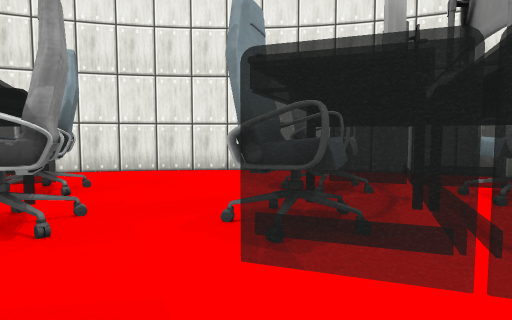
View 1 (above)

21 first-person views from a walk through a scene from a Unity 3-D project. The camera is 0.59 m above the floor, tilts 4° down and sees 75° across. The floor is counted in squares, 0.5 m on a side. Each view is taken from the middle of a square. On the plan, view 1 faces up. The plan holds only what a view shows up to about 14 squares ahead; the rest is blank. The place goes on beyond the plan. The player character is not drawn. Some surface patterns are stand-ins.

View 2
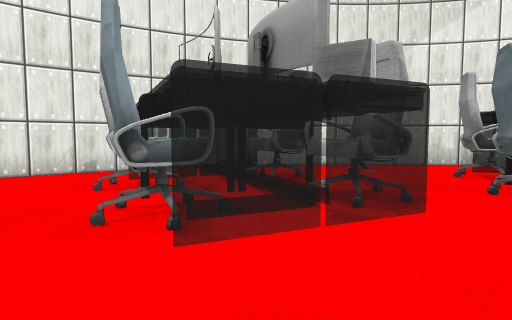

View 3
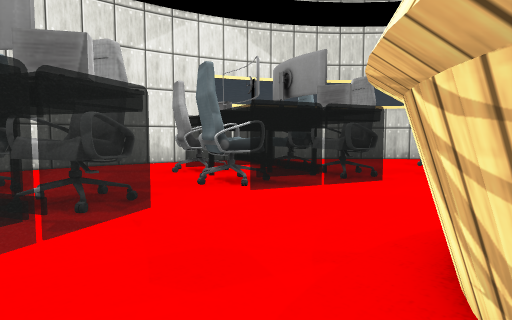

View 4
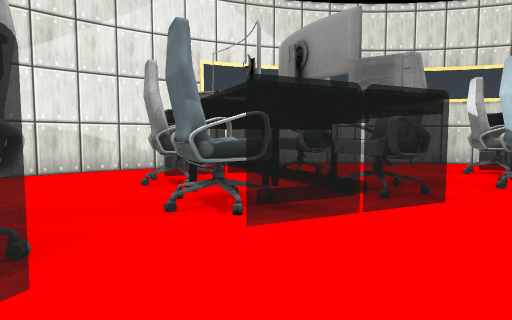

View 5
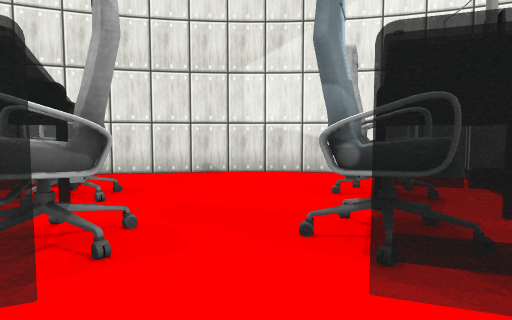

View 6
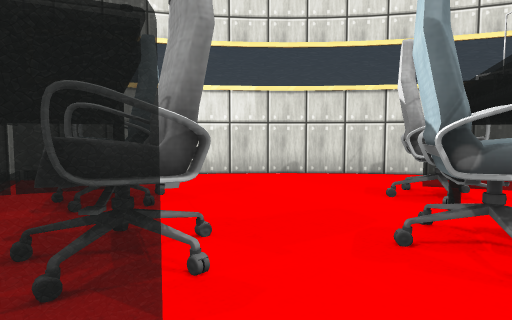

View 7
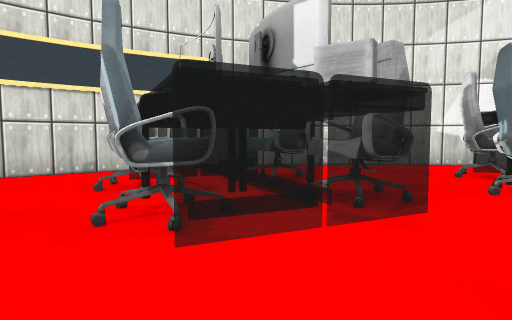

View 8
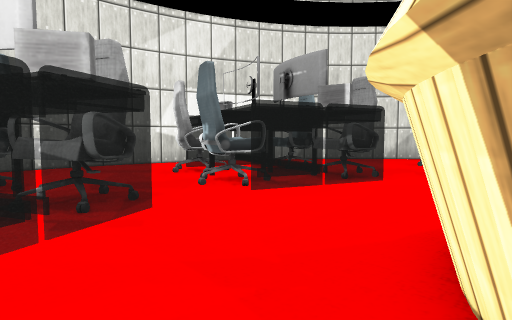

View 9
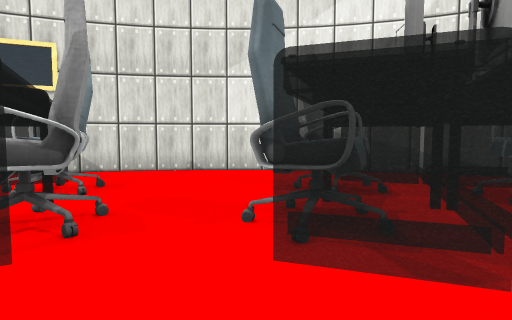

View 10
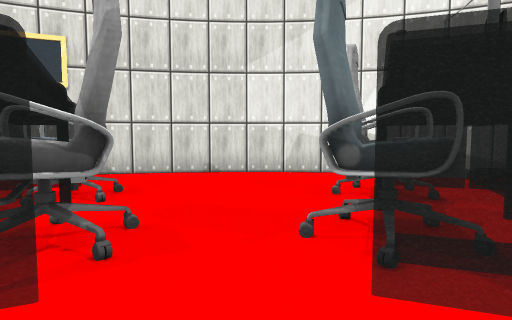

View 11
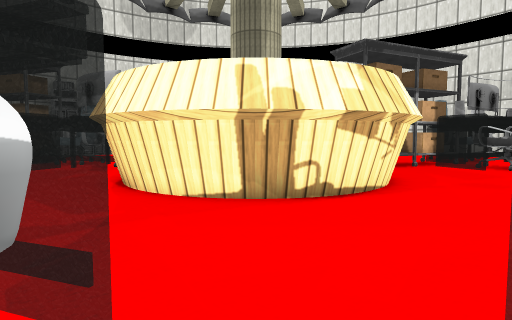

View 12
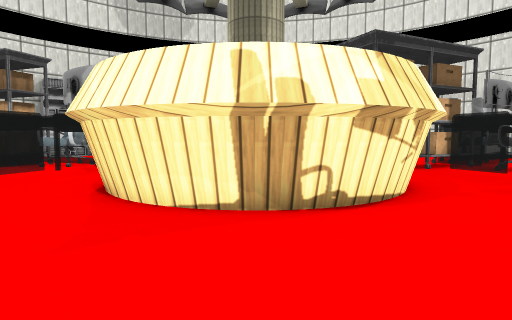

View 13
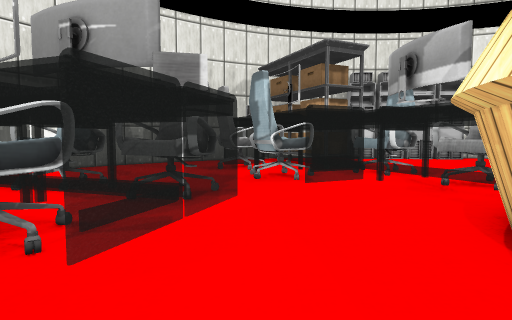

View 14
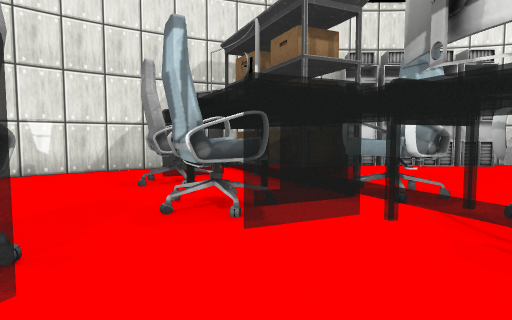

View 15
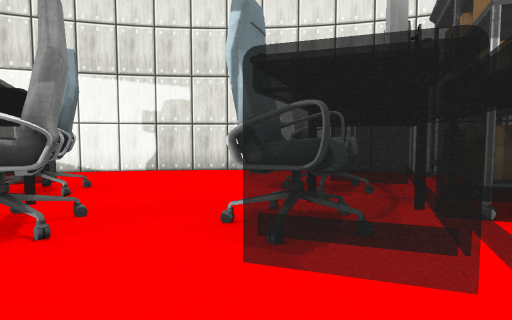

View 16
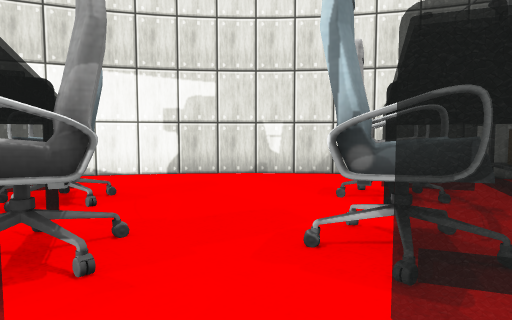

View 17
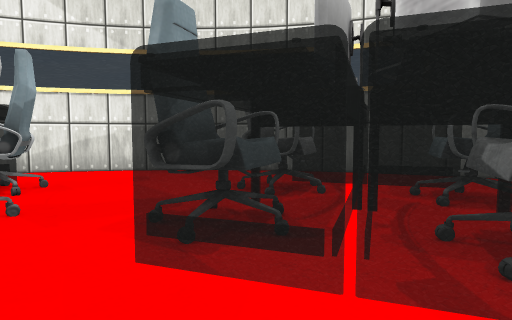

View 18
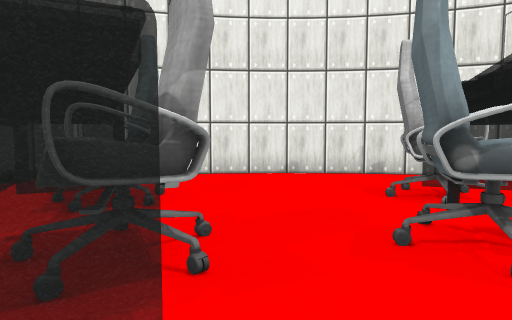

View 19
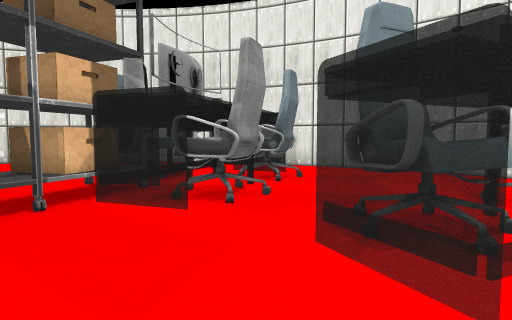

View 20
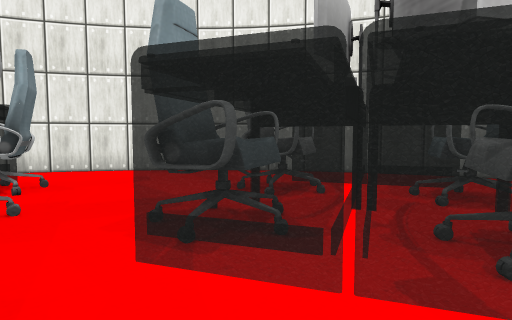

View 21
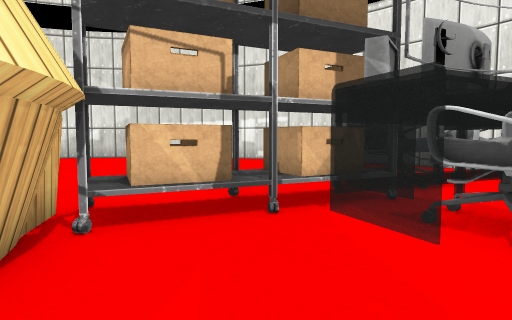

### Floor plan
Key: @ floor where view 1 was taken; # wall or solid block; . floor; O other object.
Columns run from 10 left of view 1 to 16 right of it. Each row starts with its distance up from view 1.
 12      #########
 11   ####.......####
 10  ##.............###
  9 #  ......... .....##
  8 OOO  OO....OOO  ...###
  7 OOOOOOO....OOOOOO....##
  6  . OOOO.... OOOOO.....#
  5  .OOOOOO..OOOOOO......##
  4   OOOOOO..OO OO........##
  3   .OOOOO.. OOOOO...OO ..#
  2   ..OOO.....OOO....OOO..##
  1    .OOO.........OOOOOO ..#
  0     OOO...@.... OOOOOOO..#
 -1     .OO#####....  OOOOO..##
 -2     .O##   ##...OOOOOOO...#
 -3    ...      ##...OOO......#
 -4    .        ##............#
 -5              #............#
 -6             ##... OO......#
 -7             ##...OOO OO...#
 -8            ##...OO OOOO ..#
 -9       O   ##....OOOOOOO..##
-10   ..OOOO........OOOOOO ..#
-11  ....OOO...... ..O.OOO ..#
-12  ...OOO.....O OO....OO..##
-13  ..OOO O ..OO OO........#
-14   .OOO OO.OOOOOO.......##
-15  ..OOOOOO..OOOOOOO....##
-16  . OOOO ....OOOOOO....#
-17  .OOOOOO....OOOOO ...##
-18  .OOOOOO....OO  ...###
-19  OOO.. ...........##
-20  ##O............###
-21   ####.......####
-22      #########

Positions as (right, up) in squares from view 1, and headings:
1: (0, 0), facing up
2: (-2, 0), facing up-right
3: (-2, 0), facing right
4: (1, 0), facing right
5: (3, -1), facing up-right
6: (5, -4), facing right
7: (4, -4), facing down-right
8: (4, -4), facing down
9: (2, -9), facing down-right
10: (3, -9), facing down-right
11: (9, -5), facing left
12: (8, -5), facing left
13: (5, -8), facing down-left
14: (1, -10), facing down-left
15: (-2, -10), facing down
16: (-1, -11), facing down
17: (4, -7), facing right
18: (-2, 1), facing up
19: (2, 0), facing up-left
20: (1, 0), facing up
21: (1, 1), facing left
